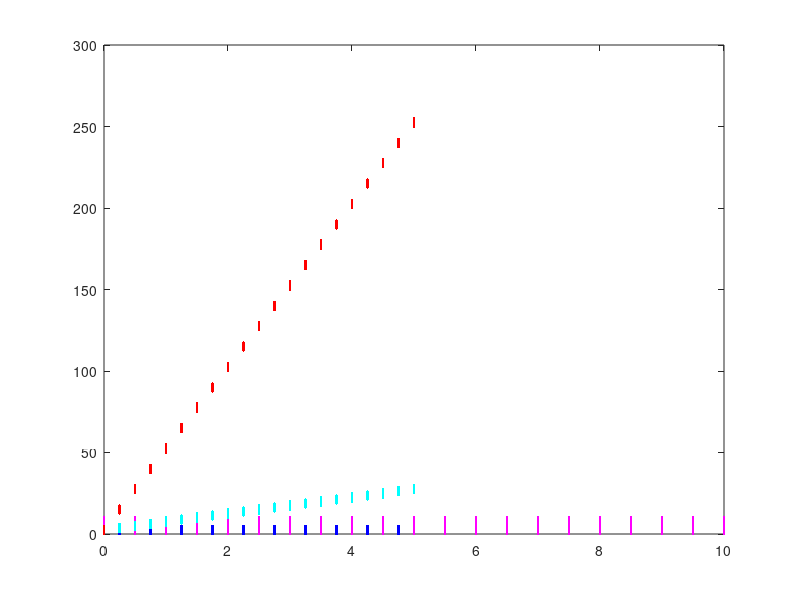

MATLAB code for this plot:
clear; close all; clc;

% define a uniformly spaced vector of x1- and x2-values (2st and 2nd
% coordinates)
x1 = 0:0.25:5;
x2 = x1;

% get all possible coordinate combinations
[X1,X2] = meshgrid(x1,x2);
% visualize
figure(163); plot(X1,X2,'b.');

% linear transformation 1: change the scaling -- multiply all values by 2
% using a matrix A representing a linear transformation
% Y = [y1; y2] = the new coordinates of the original points after the
% transformation
A = [0 2; 2 0];
X = [X1(:)';X2(:)'];
Y = A*X;
% plot the rescaled coordinates
hold on;
plot(Y(1,:),Y(2,:),'m.');


% linear transformation 2: stretch out the grid as if you were pinching it
% from the corners
B = [0 1; 1 5];
Y = B*X;
plot(Y(1,:),Y(2,:),'c.');

% linear transformation 3: stretch out the grid a bit more
C = [0 1; 1 50];
Y = C*X;
plot(Y(1,:),Y(2,:),'r.');